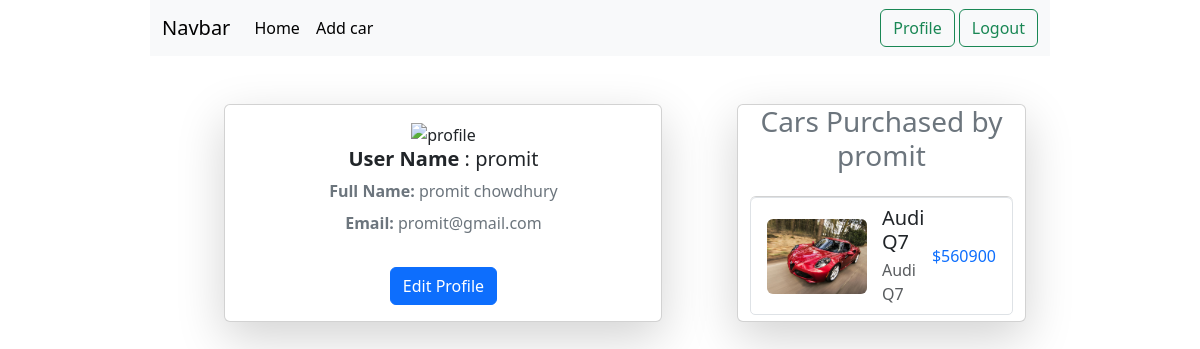
The page /user/profile/ (signed in) on the database as committed earlier.
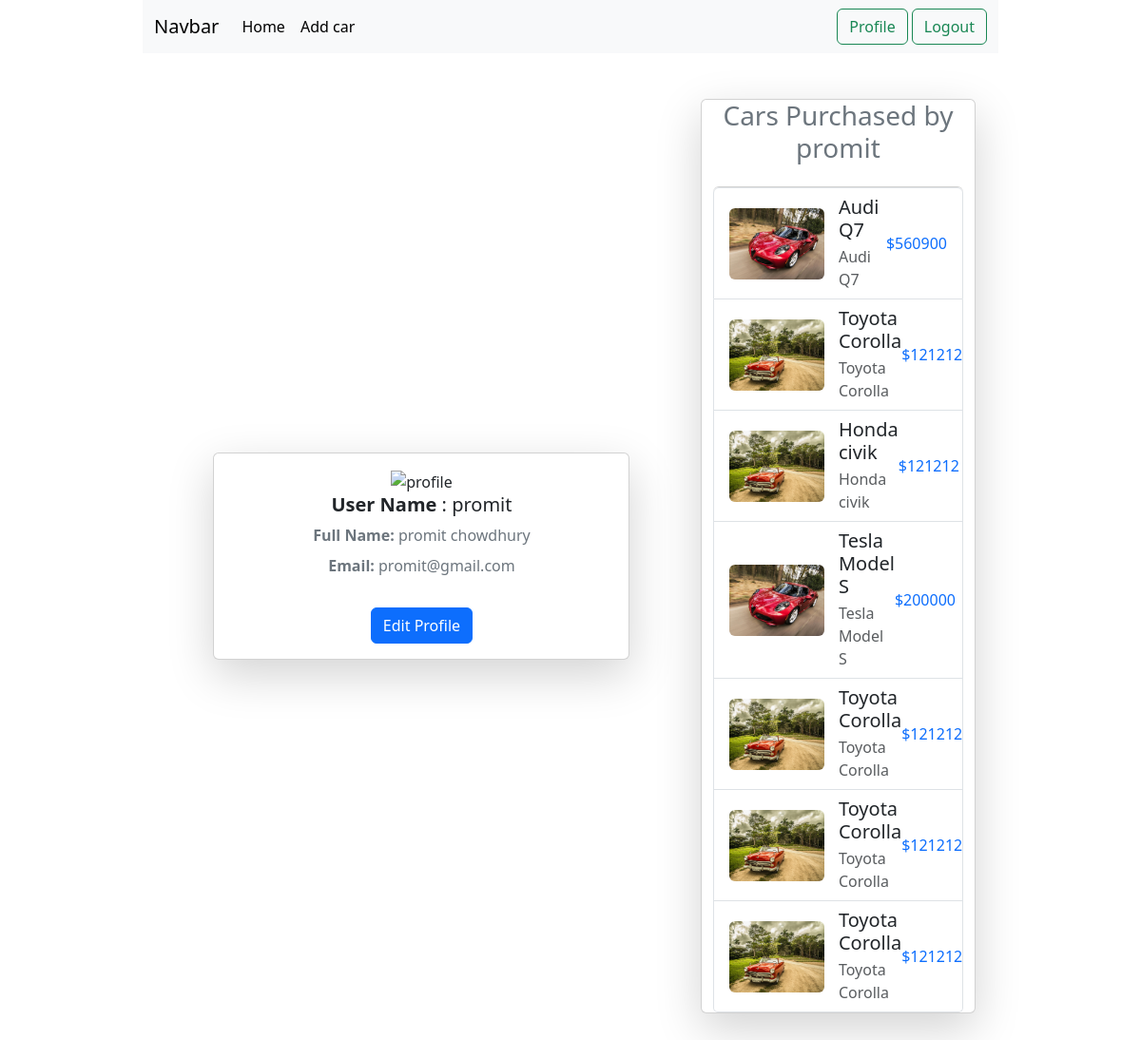
The same page on the database as committed later.
### car/models.py (models this page shows, shortened)
class Purchase(models.Model):
    user = models.ForeignKey(User,on_delete=models.CASCADE)
    car = models.ForeignKey(CarModel,on_delete=models.CASCADE)

class CarModel(models.Model):
    name = models.CharField(max_length=50)
    image=models.ImageField( upload_to='car/media/cars/')
    description = models.TextField()
    quantity = models.PositiveSmallIntegerField()
    price = models.IntegerField()
    brand = models.ForeignKey(BrandModel, on_delete=models.CASCADE)

### user/views.py (the view)
# urls.py: path('profile/', views.profile_user, name='profile'),
@login_required
def profile_user(request):
    purchases = Purchase.objects.filter(user = request.user)
    return render(request,'profile.html',{'purchases': purchases,})

### user/templates/profile.html (shortened to what this page needs)
{% extends "base.html" %}
{% block content %}
<div class="container row my-5 d-flex">
    <div class="col-5 card profile-card shadow-lg w-50 m-auto">
        <div class="card-body text-center">
            <img src="https://i.ibb.co/dbmdcyC/profile.webp" alt="profile" border="0">
            <h5 class="card-title"><strong>User Name </strong>: {{ request.user.username }}</h5>
            <p class="text-secondary mb-2"><strong>Full Name: </strong>{{ request.user.first_name }} {{ request.user.last_name }}</p>
            <p class="card-text text-secondary"><strong>Email: </strong>{{ request.user.email }}</p>
            <a href="{% url "edit" %}" class="btn btn-primary mt-3">Edit Profile</a>
        </div>
    </div>
    <div class="card car-list-card shadow-lg " style='width: 33%;'>
        <h3 class="mb-4 text-secondary text-center">Cars Purchased by {{ request.user.username }}</h3>
        {% if purchases %}
            <ul class="list-group">
                {% for purchase in purchases %}
                    <li class="list-group-item d-flex justify-content-between align-items-center">
                        <div class="d-flex align-items-center">
                            <img src="{{ purchase.car.image.url }}"  class="rounded" style="width: 100px; height: 75px; object-fit: cover; margin-right: 15px;">
                            <div>
                                <h5 class="mb-1">{{ purchase.car.name }}</h5>
                                <p class="mb-0 text-muted">{{ purchase.car.name }}</p>
                            </div>
                        </div>
                        <span class="text-primary">${{ purchase.car.price }}</span>
                    </li>
                {% endfor %}
            </ul>
        {% else %}
            <p class="text-center">No cars purchased yet.</p>
        {% endif %}
    </div>
</div>
{% endblock content %}

Rows that differ between the two databases and show on the page:
added Purchase: car.image (picture), car.name "Toyota Corolla", car.price "121212"
added Purchase: car.image (picture), car.name "Honda civik", car.price "121212"
added Purchase: car.image (picture), car.name "Tesla Model S", car.price "200000"
added Purchase: car.image (picture), car.name "Toyota Corolla", car.price "121212"
added Purchase: car.image (picture), car.name "Toyota Corolla", car.price "121212"
added Purchase: car.image (picture), car.name "Toyota Corolla", car.price "121212"
